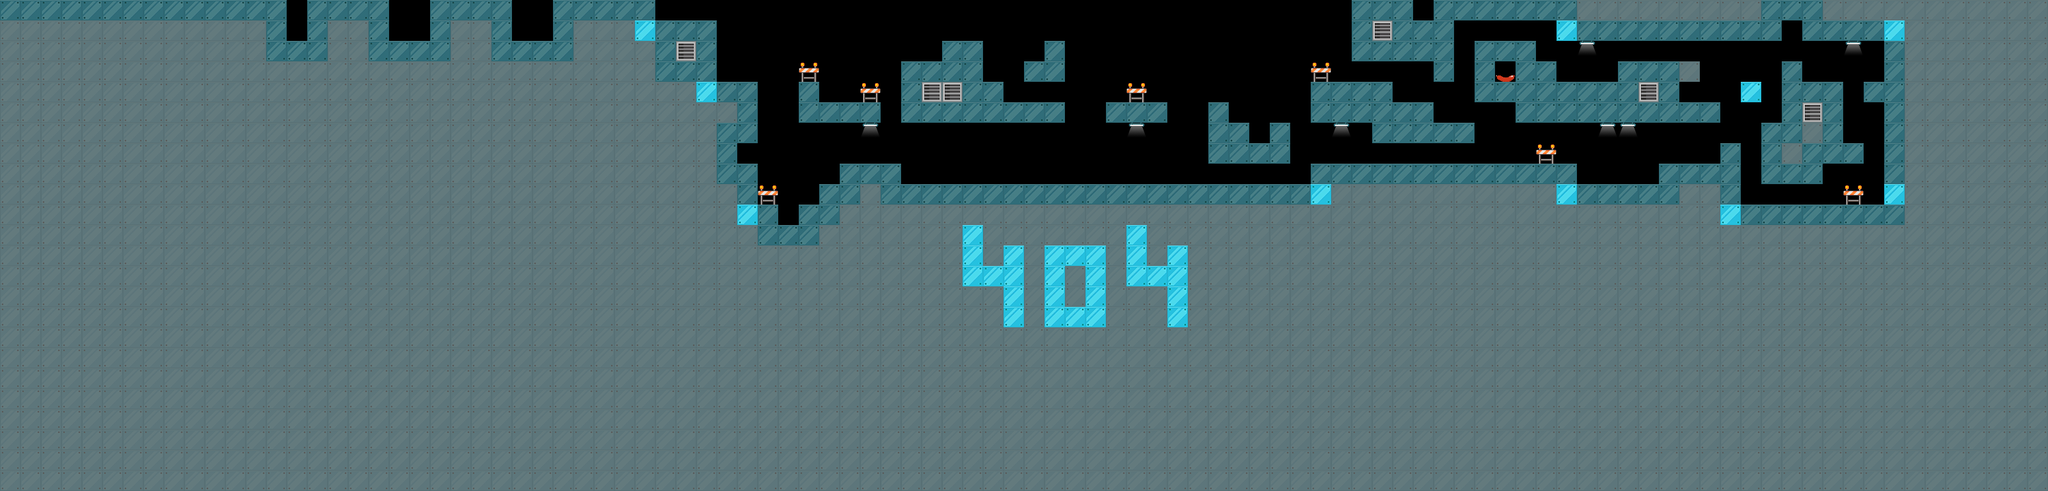

The image is a tile-based game level rendered from a .tmx file. Its description and source (layers, tilesets, objects; grid data summarised) follow:
An orthogonal 100x24 tile map with 32x32 px tiles, 2 tile layers (Collisions, Deco).

<map version="1.0" orientation="orthogonal" renderorder="left-up" width="100" height="24" tilewidth="32" tileheight="32" nextobjectid="1">
 <tileset firstgid="1" name="tiles" tilewidth="32" tileheight="32" tilecount="216" columns="18">
  <image source="../images/tiles.png" width="576" height="384" />
 </tileset>
 <layer name="Collisions" width="100" height="24">
  <properties>
   <property name="collision" type="bool" value="true" />
  </properties>
  <data>[2400 cells, 2055 non-empty, 4 distinct tile ids]</data>
 </layer>
 <layer name="Deco" width="100" height="24">
  <properties>
   <property name="type" type="int" value="0" />
  </properties>
  <data>[2400 cells, 14 non-empty, 3 distinct tile ids]</data>
 </layer>
</map>